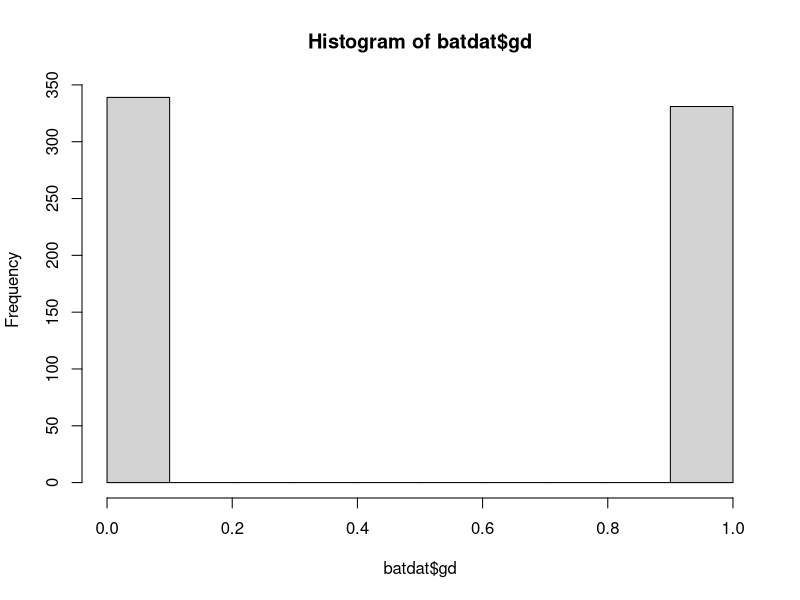

Recreate this plot in R.
#le2_data_manipulation  

#load important packages##
library(tidyr)
library(dplyr)

#using the bat data - read
batdat=read.csv("bat_data.csv") # you will need to have the bat data file in the directory you are using
#note, I've updated this since the previous lecture

head(batdat)  
unique(batdat$species)
hist(batdat$gd)

batdat$lgdL=log10(batdat$gdL)#log the amount of fungus
batcounts<-aggregate(count~species+site+date,data=batdat, FUN=mean)  #make a df of bat counts
batcounts.wide<-spread(batcounts, species,count,convert=T) #spread that dataframe

head(batcounts)
head(batcounts.wide)

batloads<-aggregate(lgdL~species+site+date,data=batdat, FUN=mean)
batloads.wide<-spread(batloads, species,lgdL,convert=T)
head(batloads)
head(batloads.wide)

batwide=merge(batloads.wide,batcounts.wide,by=c("site","date"))
head(batwide)

# Look at some example data that comes with the tidyr package:

smiths
gather(smiths)
#collect the vars we want
print(smelt <- gather(smiths, key="var", value="value",
                      c(age,weight)))
#collect the vars we want by telling what we DO NOT want
#minus sign
gather(smiths, key="var", value="value",
       -c(subject,time))

## Make a column for each subject (= a row for each measurement)
spread(smelt, key=subject, value)

## Make a column for each value (= a row for each person):
spread(smelt, key=var, value)

## Take the mean for each variable:
smelt %>% group_by(var) %>% summarise(mean=mean(value, na.rm=T))

## Report how many values are in each mean:
smelt %>% group_by(var) %>% 
  summarise(mean=mean(value,na.rm=TRUE),
            n=length(na.omit(value)))

